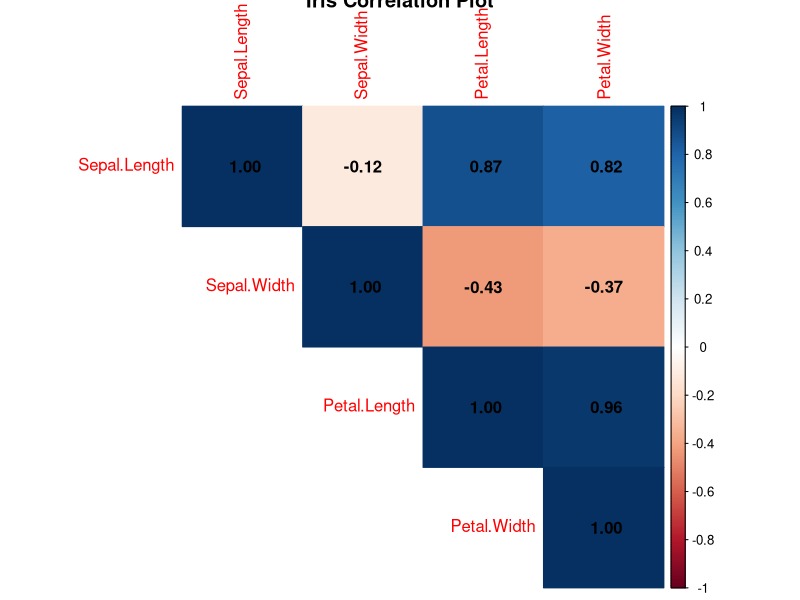
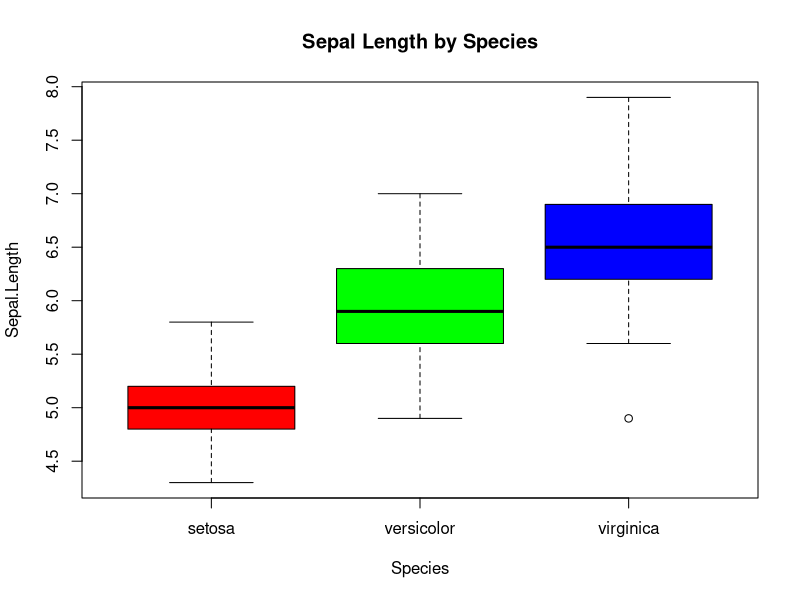

Write R code to recreate these figures, in order.

# Correlation, Covariance and ANOVA
install.packages("corrplot")

# Load dataset
data(iris)

# Select numerical variables
numeric_data <- iris[, 1:4]

# 1. Correlation matrix
cor_matrix <- cor(numeric_data)
print("Correlation Matrix")
print(cor_matrix)

# 2. Covariance matrix
cov_matrix <- cov(numeric_data)
print("Covariance Matrix")
print(cov_matrix)

# 3. Correlation plot
library(corrplot)

corrplot(cor_matrix,
         method="color",
         type="upper",
         addCoef.col="black",
         main="Iris Correlation Plot")

# 4. ANOVA
model <- aov(Sepal.Length ~ Species,
             data=iris)

print("ANOVA Results")
summary(model)

# 5. Tukey test
TukeyHSD(model)

# 6. Box plot
boxplot(Sepal.Length ~ Species,
        data=iris,
        main="Sepal Length by Species",
        col=c("red", "green", "blue"))
